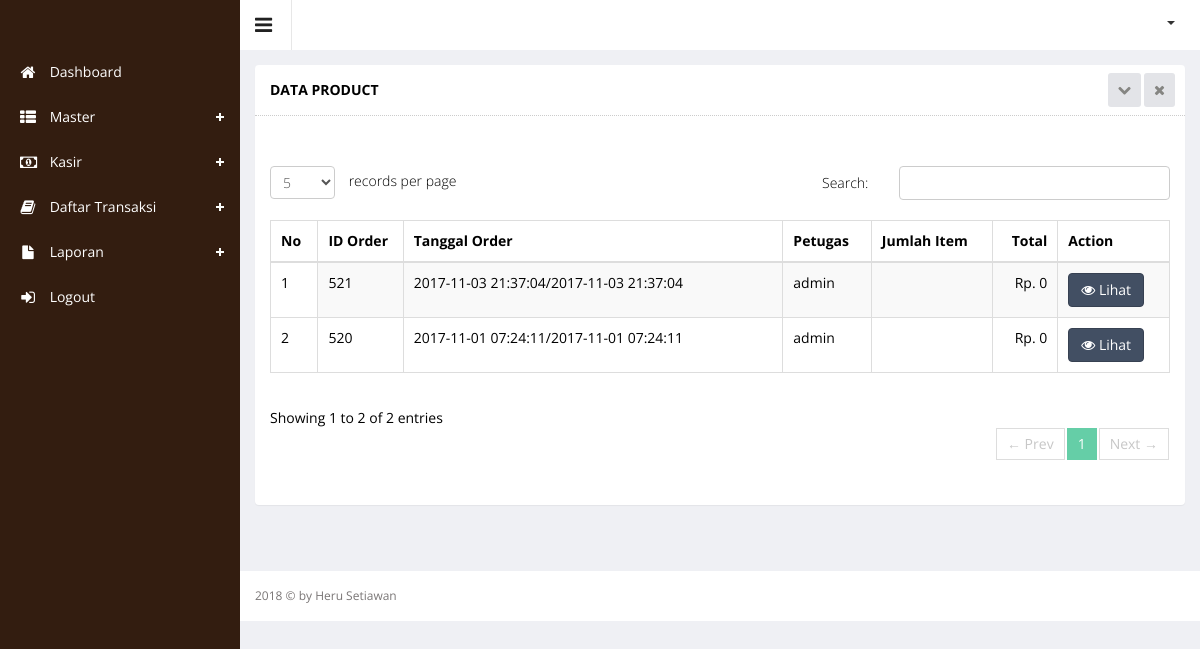
Page /index.php?hal=master/transaksi/list (signed in) on the committed database.
### tables this page shows
CREATE TABLE `orders` (
  `id_orders` int(5) NOT NULL,
  `nama_petugas` varchar(100) NOT NULL,
  `tgl_order` datetime NOT NULL,
  `jam_order` time NOT NULL
);

### master/transaksi/list.php (the view, shortened to what this page needs)
<div class="wrapper">
           <div class="row">
              <div class="col-sm-12">
              <section class="panel">
              <header class="panel-heading">
                  Data Product
                  <span class="tools pull-right">
                      <a href="javascript:;" class="fa fa-chevron-down"></a>
                      <a href="javascript:;" class="fa fa-times"></a>
                   </span>
              </header>
              <div class="panel-body">
              <div class="adv-table editable-table ">
              <div class="clearfix">
                  <div class="btn-group">
                  </div>
              </div>
              <table class="table table-striped table-hover table-bordered" id="editable-sample">
              <thead>
              <tr>
                  <th>No</th>
                  <th>ID Order</th>
                  <th>Tanggal Order</th>
                  <th>Petugas</th>
                  <th>Jumlah Item</th>
                  <th style="text-align: right;">Total</th>
                  <th>Action</th>
              </tr>
              </thead>
              <tbody>
              <?php
                    $no = 1;
                    $queryTransaksi = mysql_query("SELECT *
                                                   FROM
                                                      `orders`
                                                     ORDER BY id_orders  DESC");
                    while ($rowTransaksi  = mysql_fetch_array($queryTransaksi)) {
                 ?>
              <tr class="">
                  <td><?php echo $no++; ?></td>
                  <td><?php echo $rowTransaksi['id_orders']?></td>
                  <td><?php echo $rowTransaksi['tgl_order']?>/<?php echo $rowTransaksi['tgl_order']?></td>
                  <td><?php echo $rowTransaksi['nama_petugas']?></td>
                  <td>
                  </td>
                  <td style="text-align: right;">
                      <?php
                          $totalQuery=0;
                      echo "Rp. ".number_format($totalQuery,0,',','.');
                      ?>
                  </td>
                  <td>
                      <a href="?hal=master/transaksi/detail&id=<?php echo $rowTransaksi['id_orders']; ?>">
                          <button class="btn btn-primary" type="submit"><i class="fa fa-eye"></i> Lihat</button>
                      </a>
                  </td>
              </tr>
             <?php } ?>
              </tbody>
              </table>
              </div>
              </div>
              </section>
              </div>
              </div>
      </div>

### rows in the picture
orders: id_orders "521", tgl_order "2017-11-03 21:37:04", nama_petugas "admin", totalQuery "0"
orders: id_orders "520", tgl_order "2017-11-01 07:24:11", nama_petugas "admin", totalQuery "0"
